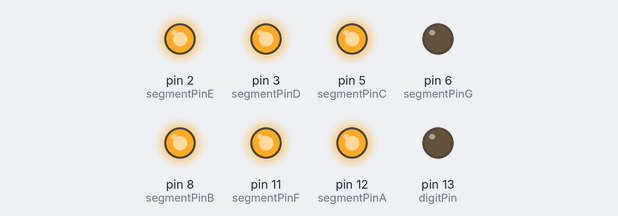
A sketch run on a simulated Arduino Uno, built with avr-gcc and run on an emulated ATmega328P. Shown: output pins drawn as LEDs (lit = HIGH).

Above: at 0.2 s.
At 1.2 s:
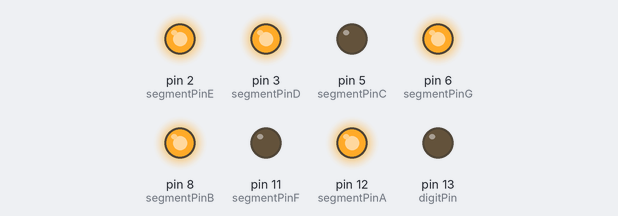
At 1.7 s:
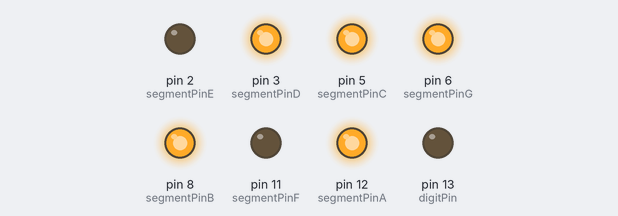
At 2.7 s:
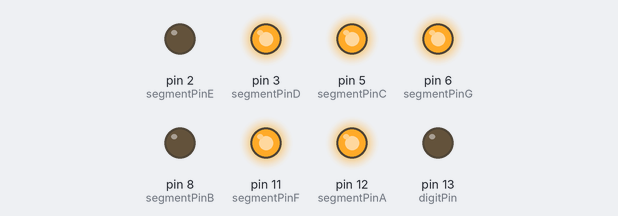
At 4.2 s:
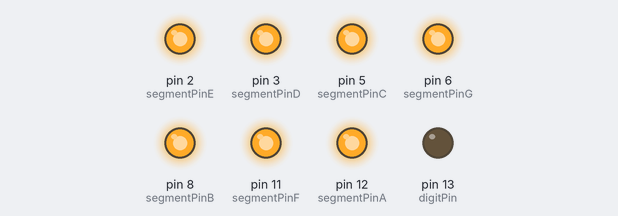
At 5.7 s:
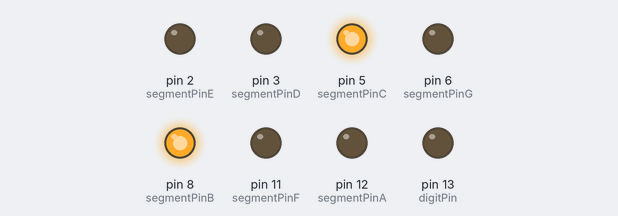
Timing chart, 0 to 6.5 s (numbered marks = the images above):
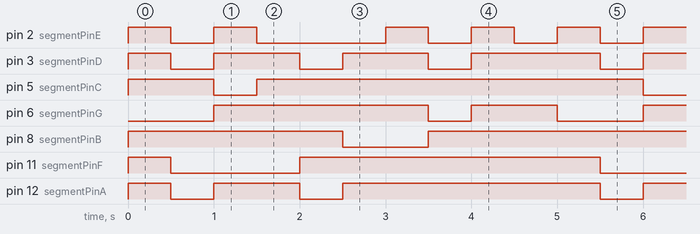

The sketch:

seven_segment_led06.ino
```cpp
// LEDをオン・オフする際の出力
#define DIGIT_ON LOW
#define DIGIT_OFF HIGH
#define SEGMENT_ON HIGH
#define SEGMENT_OFF LOW

const int digitPin = 13;     // ディジット(コモン)に接続するArduinoのピン
const int segmentPinA = 12;  // セグメントピンに接続するArduinoのピン
const int segmentPinB = 8;
const int segmentPinC = 5;
const int segmentPinD = 3;
const int segmentPinE = 2;
const int segmentPinF = 11;
const int segmentPinG = 6;

// 数字と表示させるセグメントの関係
const int digits[] = {
    0b00111111,  // 0
    0b00000110,  // 1
    0b01011011,  // 2
    0b01001111,  // 3
    0b01100110,  // 4
    0b01101101,  // 5
    0b01111101,  // 6
    0b00100111,  // 7
    0b01111111,  // 8
    0b01101111,  // 9
};

// 数字を表示する
void displayNumber(int n) {
  // digits[n]の各ビットを調べて対応するセグメントを点灯・消灯する
  digitalWrite(segmentPinA, digits[n] & 0b00000001 ? SEGMENT_ON : SEGMENT_OFF);
  digitalWrite(segmentPinB, digits[n] & 0b00000010 ? SEGMENT_ON : SEGMENT_OFF);
  digitalWrite(segmentPinC, digits[n] & 0b00000100 ? SEGMENT_ON : SEGMENT_OFF);
  digitalWrite(segmentPinD, digits[n] & 0b00001000 ? SEGMENT_ON : SEGMENT_OFF);
  digitalWrite(segmentPinE, digits[n] & 0b00010000 ? SEGMENT_ON : SEGMENT_OFF);
  digitalWrite(segmentPinF, digits[n] & 0b00100000 ? SEGMENT_ON : SEGMENT_OFF);
  digitalWrite(segmentPinG, digits[n] & 0b01000000 ? SEGMENT_ON : SEGMENT_OFF);
}

// setup()　は，最初に一度だけ実行される
void setup() {
  // ピンを出力モードに設定する
  pinMode(digitPin, OUTPUT);
  pinMode(segmentPinA, OUTPUT);
  pinMode(segmentPinB, OUTPUT);
  pinMode(segmentPinC, OUTPUT);
  pinMode(segmentPinD, OUTPUT);
  pinMode(segmentPinE, OUTPUT);
  pinMode(segmentPinF, OUTPUT);
  pinMode(segmentPinG, OUTPUT);
}

// loop() は，setup ()実行後，無限に実行される
void loop() {
  digitalWrite(digitPin, DIGIT_ON);
  displayNumber(0);
  delay(500);
  displayNumber(1);
  delay(500);
  displayNumber(2);
  delay(500);
  displayNumber(3);
  delay(500);
  displayNumber(4);
  delay(500);
  displayNumber(5);
  delay(500);
  displayNumber(6);
  delay(500);
  displayNumber(7);
  delay(500);
  displayNumber(8);
  delay(500);
  displayNumber(9);
  delay(500);
}
```

Measured:
- by itself, pin 2 (segmentPinE): repeats every 5.0 s: LOW 0.50 s, HIGH 0.50 s, LOW 1.5 s, 2 × (HIGH 0.50 s, LOW 0.50 s), HIGH 0.50 s
- by itself, pin 3 (segmentPinD): repeats every 5.0 s: 2 × (LOW 0.50 s, HIGH 1.0 s), LOW 0.50 s, HIGH 1.5 s
- by itself, pin 5 (segmentPinC): repeats every 5.0 s: LOW 0.50 s, HIGH 4.5 s
- by itself, pin 6 (segmentPinG): repeats every 5.0 s: LOW 0.50 s, HIGH 1.0 s, LOW 1.0 s, HIGH 2.5 s
- by itself, pin 8 (segmentPinB): repeats every 5.0 s: LOW 1.0 s, HIGH 4.0 s
- by itself, pin 11 (segmentPinF): repeats every 5.0 s: LOW 1.5 s, HIGH 3.5 s
- by itself, pin 12 (segmentPinA): repeats every 5.0 s: LOW 0.50 s, HIGH 1.0 s, LOW 0.50 s, HIGH 3.0 s
